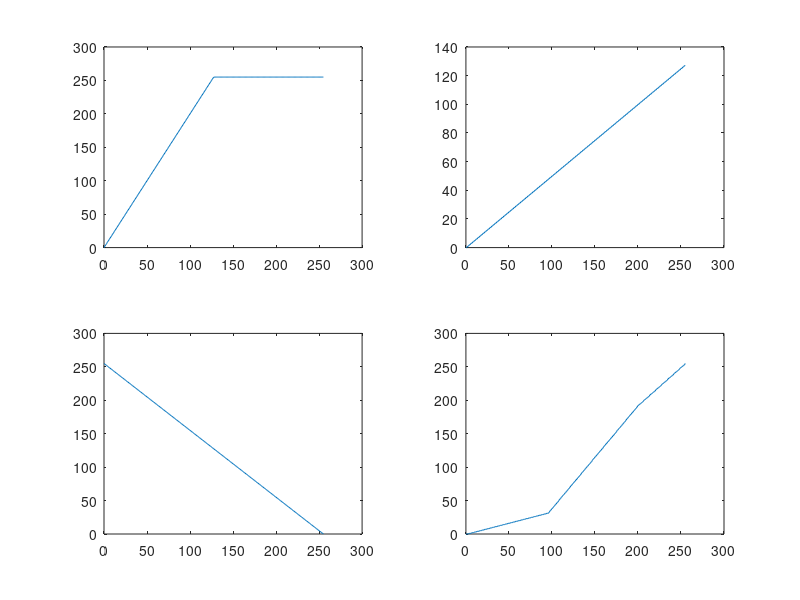

MATLAB code to generate this figure: (Note: this script raises an error after producing the figure.)
%% 1. Histogram Streching
%1.
LUT1 = uint8(2*[0:255]);
LUT2 = uint8(floor((1/2)*[0:255]));
LUT3 = uint8(255-[0:255]);

t1 = (0.333) * [0:96];
t2 = ((192-32)/(200-96))*[97:200] -((192-32)/(200-96))*96+ 32;
t3 = ((255-192)/(255-200))*[201:255]-((255-192)/(255-200))*200 +192;
LUT4 = uint8(floor([t1 t2 t3]));

%2.
figure;
x = 0:255;
subplot(2, 2, 1); plot(x,LUT1)
subplot(2, 2, 2); plot(x,LUT2)
subplot(2, 2, 3); plot(x, LUT3)
subplot(2, 2, 4); plot(x, LUT4)

%3.
mat_x = imread('x-ray.png');
x1 = Image_Adjust_LUT(mat_x, LUT1);
x2 = Image_Adjust_LUT(mat_x, LUT2);
x3 = Image_Adjust_LUT(mat_x, LUT3);
x4 = Image_Adjust_LUT(mat_x, LUT4);

%4.
figure;
subplot(2, 2, 1); imshow(x1)
subplot(2, 2, 2); imshow(x2)
subplot(2, 2, 3); imshow(x3)
subplot(2, 2, 4); imshow(x4)
%% 2.Histogram Equalization
%1.
figure, subplot(1, 3, 1), imshow(x2)
subplot(1, 3, 2), imshow(x2, [])

%2.
x_2 = hequal(x2);
subplot(1, 3, 3), imshow(x_2)

%3.
% x2의 histogram을 보면, 0~255 중 0~130 정도의 낮은 pixel 값들로 분포되어있다. 
% 그렇기에 subplot 1에서는 이미지가 어둡게 보이게 된다.
% 이때, imshow에서 []을 이용한 subplot 2에서는 bone이 비교적 밝게 보이는데, []가 image matrix내의 min과 max를 기준으로
% 이미지를 보여주기에 밝게 보인다고 이해해볼 수 있겠다.
% 마지막으로 subplot3은 histogram equlization을 처리한 이미지인데, 앞서 말했듯이 0~130 정도에서만
% 분포되어있던 pixel value들을 HE를 통해, 0~255로 골고루 퍼지도록 처리되어 contrast가 좋아지게 되었다.
% 따라서 subplot 1과 비교하였을 때 매우 밝은 이미지를 관찰할 수 있다.
%% 3. Histogram Specification
%1.
x_ray2 = imread('x_ray2.png');

%2.
x_ray_HE = hequal(x_ray2);

%3.
figure; subplot(1, 2, 1), imshow(x_ray2)
subplot(1, 2, 2), imshow(x_ray_HE)

%4.
load('hist_desired.mat');

%5.
hist_xray2 = imhist(x_ray2);

%6.
sum_des = sum(hist_desired);
sum_xray = sum(hist_xray2);

pdf_desired = hist_desired/sum_des;
pdf_xray = hist_xray2/sum_xray;

cdf_desired = zeros(size(pdf_desired));
cdf_input = zeros(size(pdf_xray));

for i=1:size(pdf_desired, 2)-1
    cdf_desired(i+1) = cdf_desired(i) + pdf_desired(i);
end

for i=1:size(pdf_xray, 1)-1
    cdf_input(i+1) = cdf_input(i) + pdf_xray(i);
end

%7.
LUT = zeros(size(cdf_input));
for i=1:size(pdf_desired, 2)
    s = cdf_input(i);
    idx = find(abs(cdf_desired - s) < 0.0001);
    if size(idx, 2) > 1
        idx_real = round(mean(idx)); 
        % G(u)가 일대일대응 x -> 평균값으로 역함수 값 결정.
        LUT(i) = idx_real;
    else
        LUT(i) = idx;
    end
    LUT = uint8(LUT);
end

%8.
x_ray_HS = LUT(x_ray2 + 1);

%9.
figure;
subplot(1, 2, 1), imshow(x_ray_HE)
subplot(1, 2, 2), imshow(x_ray_HS)
% x_ray_HS의 image에서 bone이 비교적 확실하게 대비되어 선명하게 보인다.
%% Image Adjust Function.
function im_ad = Image_Adjust_LUT(im, LUT)
im_ad = zeros(size(im));
for i=1:size(im, 1)
    for j=1:size(im, 2)
        idx = im(i, j) + 1;
        ad = LUT(idx);
        im_ad(i, j) = im_ad(i, j) + ad;
    end
end
im_ad = uint8(im_ad);
end

% find -> for loop 1 times
%% Histogram equalization function.
function h_equal = hequal(im)
im_hst = imhist(im);
im_sum = sum(im_hst);

im_pdf = im_hst/im_sum;
im_cdf = zeros(size(im_pdf));

for i=1:size(im_pdf)-1
    im_cdf(i+1) = im_cdf(i) + im_pdf(i);
end

h_equa = uint8(round(255*im_cdf));
h_equal = Image_Adjust_LUT(im, h_equa);

end